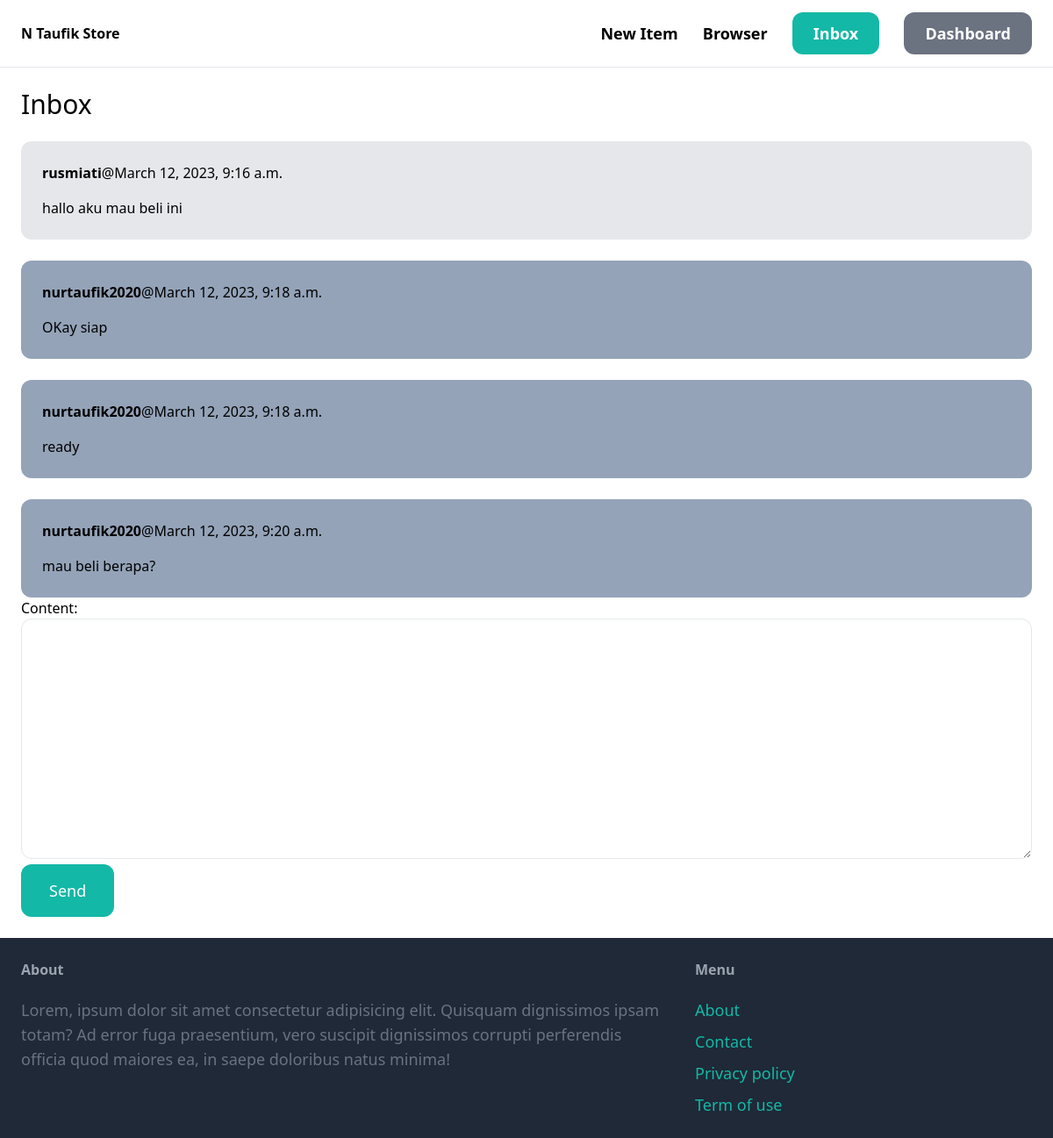
The page /inbox/2/ (signed in) on the database its author committed.
### conversation/models.py (models this page shows)
class ConversationMessage(models.Model):
    conversation=models.ForeignKey(Conversation,related_name='message',on_delete=models.CASCADE)
    content = models.TextField()
    created_at=models.DateTimeField(auto_now_add=True)
    created_by=models.ForeignKey(User,related_name='created_messages',on_delete=models.CASCADE)

### conversation/views.py (the view)
@login_required
def detail(request,pk):
    conversations = Conversation.objects.filter(members__in=[request.user.id]).get(pk=pk)
    if request.method =="POST":
        form=ConversationMessageForm(request.POST)
        if form.is_valid():
            conversation_message=form.save(commit=False)
            conversation_message.conversation= conversations
            conversation_message.created_by=request.user
            conversation_message.save()
            conversations.save()
            return redirect("conversation:detail",pk=pk)
    else:
        form=ConversationMessageForm()
    context={
        "conversations":conversations,
        "form":form,
    }
    return render(request,"conversation/detail.html",context)

### conversation/forms.py
class ConversationMessageForm(forms.ModelForm):
    class Meta:
        model=ConversationMessage
        fields=('content',)
        widgets={
            'content':forms.Textarea(attrs={
                'class':'w-full py-4 px-6 rounded-xl border'
            })
        }

### conversation/templates/conversation/detail.html (shortened to what this page needs)
{% extends 'core/base.html' %}
{% block content  %}
<h1 class="mb-6 text-3xl">Inbox</h1>
<div class="space-y-6">
    {% for message in conversations.message.all %}
            <div class="p-6 flex {%if message.created_by == request.user %} bg-slate-400 {% else %} bg-gray-200 {% endif %} rounded-xl">
                <div>
                    <p class="mb-4"><strong>{{message.created_by.username}}</strong>@{{message.created_at}}</p>
                    <p>{{message.content}}</p>
                </div>
            </div>
    {%endfor%}
</div>
<form action="" method="post" mt-6>
    {{form.as_p}}
    <button class="py-4 px-8 text-lg bg-teal-500 hover:bg-teal-700 rounded-xl text-white">
        Send
    </button>
</form>
{% endblock  %}

### rows shown on the page
ConversationMessage: created_by.username "rusmiati", created_at "March 12, 2023, 9:16 a.m.", content "hallo aku mau beli ini"
ConversationMessage: created_by.username "nurtaufik2020", created_at "March 12, 2023, 9:18 a.m.", content "OKay siap"
ConversationMessage: created_by.username "nurtaufik2020", created_at "March 12, 2023, 9:18 a.m.", content "ready"
ConversationMessage: created_by.username "nurtaufik2020", created_at "March 12, 2023, 9:20 a.m.", content "mau beli berapa?"
